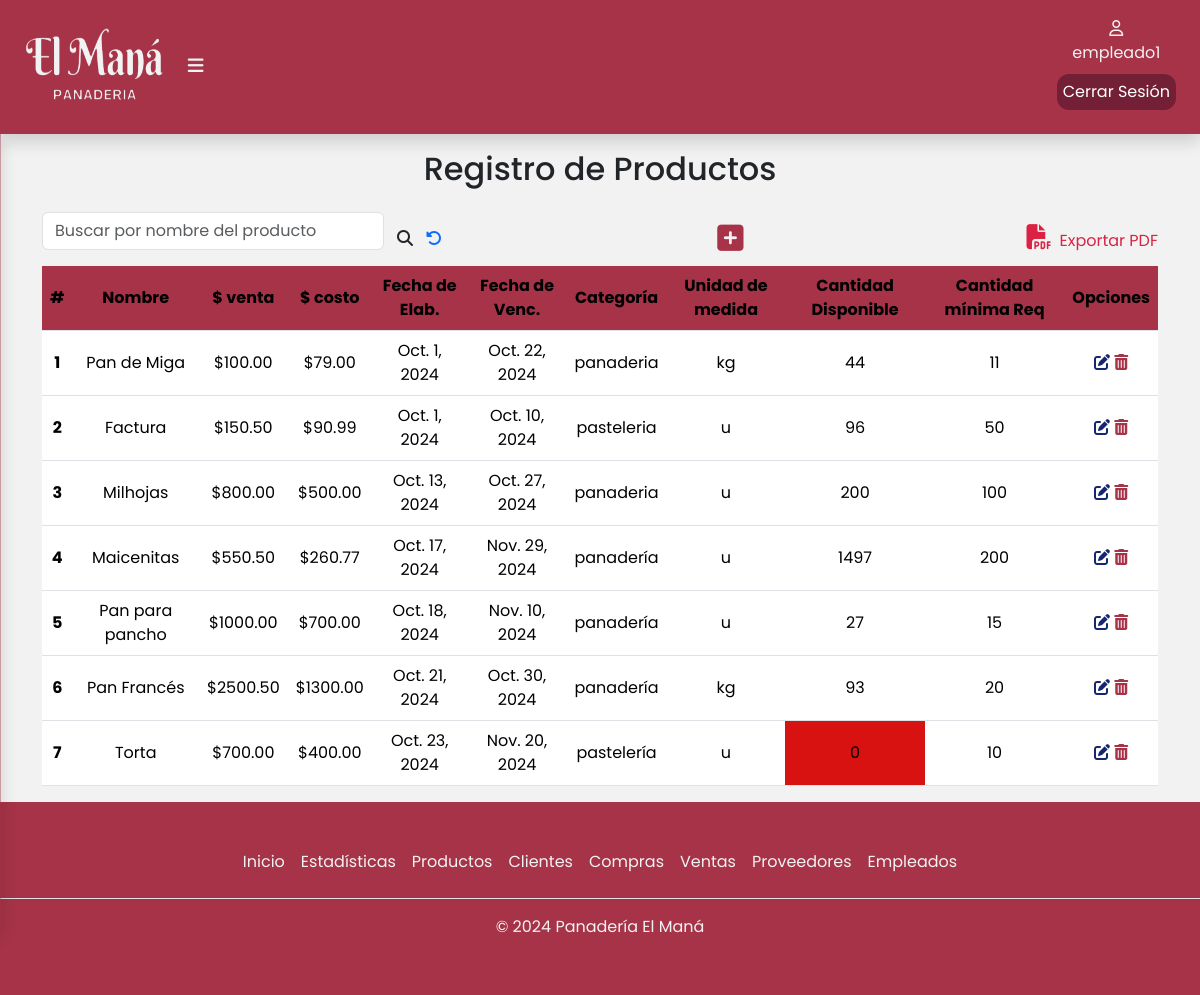
The page /productos/ (signed in) on the database its author committed.
### apps/productos/models.py (models this page shows, shortened)
class Producto(models.Model):
    CATEGORIAS = [
        ('panadería','Panadería'),
        ('pastelería','Pastelería'),
    ]
    UNIDADES_MEDIDA = [
        ('kg', 'Kilogramos'),
        ('g', 'Gramos'),
        ('l', 'Litros'),
        ('ml', 'Mililitros'),
        ('u', 'Unidades'),
        ('paq', 'Paquete'),
        ('caja', 'Caja'),
        ('taza', 'Taza'),
        ('otro', 'Otro'),
    ]
    nombre = models.CharField(max_length=50,blank=False,null=False)
    precioDeVenta = models.DecimalField(max_digits=10, decimal_places=2,blank=False,null=False)
    precioDeCosto = models.DecimalField(max_digits=10, decimal_places=2,blank=False,null=False)
    fechaDeElaboracion = models.DateField(blank=False,null=False)
    fechaDeVencimiento = models.DateField(blank=False,null=False)
    categoria = models.CharField(max_length=15,choices=CATEGORIAS,blank=False,null=False)
    unidadDeMedida = models.CharField(max_length=10,choices=UNIDADES_MEDIDA,blank=False,null=False,default='unidad')
    cantidadDisponible = models.PositiveIntegerField(blank=False,null=False)
    cantidadMinRequerida = models.PositiveIntegerField(blank=False,null=False)

### apps/productos/views.py (the view)
# urls.py: path('productos/',include('apps.productos.urls')),
@login_required
def productos(request):
    productos = Producto.objects.all()  # Obtén todos los productos de la base de datos
    return render(request, 'productos/productos.html', {'productos': productos})

### apps/productos/templates/productos/productos.html (shortened to what this page needs)
{% extends 'base/base.html' %}
{% load static %}
{% block contenido %}
<div class="container" id="container-tabla">
    <div class="col-12">
        <h2 class="text-center pb-3">Registro de Productos</h2>
        <div class="busqueda d-flex">
            <form class="d-flex align-items-center justify-content-center" role="search" method="POST" action="{% url 'productos:buscarProducto' %}">
                <input class="form-control mb-3" type="search" placeholder="Buscar por nombre del producto" aria-label="buscar" name="busqueda" value="{{ busqueda|default:'' }}" />
                <button class="btn" type="submit">
                    <i class="fa-solid fa-magnifying-glass" style="font-size: 16px"></i>
                </button>
                <a href="{% url 'productos:productos' %}"><i class="fa-solid fa-rotate-left"></i></a>
            </form>
          <a href="{% url 'productos:agregarProducto' %}"><i class="fa-solid fa-square-plus" title="Agregar producto" style="font-size: 30px"></i></a>
          <a class="expPdf" href="{% url 'productos:generarPDF' %}"><i class="fa-solid fa-file-pdf px-2" style="font-size: 25px"></i>Exportar PDF</a>
        </div>
        <div class="table-responsive">
            <table class="table">
                <thead class="bg-table">
                    <tr>
                        <th scope="col">#</th>
                        <th scope="col">Nombre</th>
                        <th scope="col">$ venta</th>
                        <th scope="col">$ costo</th>
                        <th scope="col">Fecha de Elab.</th>
                        <th scope="col">Fecha de Venc.</th>
                        <th scope="col">Categoría</th>
                        <th scope="col">Unidad de medida</th>
                        <th scope="col">Cantidad Disponible</th>
                        <th scope="col">Cantidad mínima Req</th>
                        <th scope="col">Opciones</th>
                    </tr>
                </thead>
                <tbody>
                    {% for producto in productos %}
                    <tr>
                        <th scope="row">{{ forloop.counter }}</th>
                        <td>{{ producto.nombre }}</td>
                        <td>${{ producto.precioDeVenta }}</td>
                        <td>${{ producto.precioDeCosto }}</td>
                        <td>{{ producto.fechaDeElaboracion }}</td>
                        <td>{{ producto.fechaDeVencimiento }}</td>
                        <td>{{ producto.categoria }}</td>
                        <td>{{ producto.unidadDeMedida }}</td>
                        {% if producto.cantidadDisponible <= producto.cantidadMinRequerida %}
                        <td style="background-color: #d81111;">{{ producto.cantidadDisponible }}</td>
                        {% else %}
                        <td>{{ producto.cantidadDisponible }}</td>
                        {% endif %}
                        <td>{{ producto.cantidadMinRequerida }}</td>
                        <td>
                            <a href="{% url 'productos:editarProducto' producto.id %}"><i class="fa-solid fa-pen-to-square" title="Editar" data-bs-toggle="modal" data-bs-target="#exampleModal"></i></a>
                            <a href="{% url 'productos:eliminarProducto' producto.id %}"><i class="fa-solid fa-trash-can" title="Eliminar" data-bs-toggle="modal" data-bs-target="#deleteModal"></i></a>
                        </td>
                    </tr>
                    {% empty %}
                    <tr>
                        <td colspan="10">No hay productos disponibles.</td>
                    </tr>
                    {% endfor %}
                </tbody>
            </table>
        </div>
    </div>
</div>
{% endblock %}

### templates/base/base.html (shortened to what this page needs)
{% load static %}
<!DOCTYPE html>
<html lang="en">
<head>
  <link href="https://cdn.jsdelivr.net/npm/bootstrap@5.3.3/dist/css/bootstrap.min.css" rel="stylesheet"
 />
  <link rel="stylesheet" href="{% static 'css/estilos.css' %}" />
</head>
<body>
  <header>
        <div class="container-fluid shadow">
          <div class="logo">
            <a href="{% url 'inicio:index' %}">
              <img class="logopng" src="{% static 'img/isologo.png' %}" alt="Logo Panadería El Maná" width="140px" height="80px" /></a>
            {% if user.is_authenticated %}
              <label for="btn-menu"><i class="fa-solid fa-bars"></i></label>
            {% endif %}
          </div>
          {% if user.is_authenticated %}
          <div class="d-flex flex-column align-items-center justify-content-center">
            <div class="usuario d-flex flex-column align-items-center justify-content-center">
                <a href="#">
                  <i class="fa-regular fa-user"></i>
                  <p>{{user.username}}</p>
                </a>
            </div>
              <a href="{% url 'logout' %} " id="cerrarSesion">Cerrar Sesión</a>
          </div>
          {% endif %}
        </div>
  </header>
  {% block contenido %}
  {% endblock %}
  <div class="container-footer">
    <footer class="footer py-3 my-4">
      {% if user.is_authenticated %}
      <ul class="nav justify-content-center border-bottom pb-3 mb-3">
        <li class="nav-item">
          <a href="/html/index.html" class="nav-link px-2">Inicio</a>
        </li>
        <li class="nav-item">
          <a href="/html/estadisticas.html" class="nav-link px-2">Estadísticas</a>
        </li>
        <li class="nav-item">
          <a href="/html/productos.html" class="nav-link px-2">Productos</a>
        </li>
        <li class="nav-item">
          <a href="/html/gestion_clientes.html" class="nav-link px-2">Clientes</a>
        </li>
        <li class="nav-item">
          <a href="/html/gestion_compras.html" class="nav-link px-2">Compras</a>
        </li>
        <li class="nav-item">
          <a href="{% url 'ventas:ventas' %}" class="nav-link px-2">Ventas</a>
        </li>
        <li class="nav-item">
          <a href="/html/gestion_proveedores.html" class="nav-link px-2">Proveedores</a>
        </li>
        <li class="nav-item">
          <a href="/html/empleados.html" class="nav-link px-2">Empleados</a>
        </li>
      </ul>
      <p class="text-center">© 2024 Panadería El Maná</p>
      {% else %}
        <p class="text-center">© 2024 Panadería El Maná</p>
      {% endif %}
    </footer>
  </div>
</body>
</html>

### static/css/estilos.css (style rules this page uses)
body { display: flex; flex-direction: column; min-height: 100vh; margin: 0; font-family: Poppins, sans-serif; background-color: #f2f2f2; }
.container-fluid { position: fixed; background-color: #a63348; padding: 1.5rem; margin-top: auto; display: flex; align-items: center; justify-content: space-between; z-index: 1000; }
.logo { font-size: large; font-weight: 700; padding-right: 5px; }
.usuario { width: 50px; height: 50px; text-align: center; justify-items: center; }
.usuario a { color: #f2f2f2; text-decoration: none; }
.logo .fa-solid { padding-left: 20px; cursor: pointer; }
.container-fluid .logo label i { color: #f2f2f2; }
.container-fluid .usuario { color: #f2f2f2; }
.container-footer { margin-top: auto; background-color: #a63348; color: #f2f2f2; }
.container-footer .footer .nav .nav-item .nav-link { color: #f2f2f2; }
#container-tabla { padding-top: 150px; }
table { text-align: center; }
th, td { vertical-align: middle; }
.bg-table { --bs-table-bg: #a63348; }
.expPdf { text-decoration: none; color: #da2244; }
.busqueda { justify-content: space-between; align-items: center; }
.fa-pen-to-square { color: #162772; }
.fa-trash-can { color: #a63348; }
#cerrarSesion { text-decoration: none; color:#ffffff; background-color:#732036; border-radius: 12px; padding: 6px; }
.fa-square-plus,.fa-eye { color: #a63348; }

### rows shown on the page
Producto: nombre "Pan de Miga", precioDeVenta "100.00", precioDeCosto "79.00", fechaDeElaboracion "Oct. 1, 2024", fechaDeVencimiento "Oct. 22, 2024", categoria "panaderia", unidadDeMedida "kg", cantidadDisponible "44", cantidadMinRequerida "11"
Producto: nombre "Factura", precioDeVenta "150.50", precioDeCosto "90.99", fechaDeElaboracion "Oct. 1, 2024", fechaDeVencimiento "Oct. 10, 2024", categoria "pasteleria", unidadDeMedida "u", cantidadDisponible "96", cantidadMinRequerida "50"
Producto: nombre "Milhojas", precioDeVenta "800.00", precioDeCosto "500.00", fechaDeElaboracion "Oct. 13, 2024", fechaDeVencimiento "Oct. 27, 2024", categoria "panaderia", unidadDeMedida "u", cantidadDisponible "200", cantidadMinRequerida "100"
Producto: nombre "Maicenitas", precioDeVenta "550.50", precioDeCosto "260.77", fechaDeElaboracion "Oct. 17, 2024", fechaDeVencimiento "Nov. 29, 2024", categoria "panadería", unidadDeMedida "u", cantidadDisponible "1497", cantidadMinRequerida "200"
Producto: nombre "Pan para pancho", precioDeVenta "1000.00", precioDeCosto "700.00", fechaDeElaboracion "Oct. 18, 2024", fechaDeVencimiento "Nov. 10, 2024", categoria "panadería", unidadDeMedida "u", cantidadDisponible "27", cantidadMinRequerida "15"
Producto: nombre "Pan Francés", precioDeVenta "2500.50", precioDeCosto "1300.00", fechaDeElaboracion "Oct. 21, 2024", fechaDeVencimiento "Oct. 30, 2024", categoria "panadería", unidadDeMedida "kg", cantidadDisponible "93", cantidadMinRequerida "20"
Producto: nombre "Torta", precioDeVenta "700.00", precioDeCosto "400.00", fechaDeElaboracion "Oct. 23, 2024", fechaDeVencimiento "Nov. 20, 2024", categoria "pastelería", unidadDeMedida "u", cantidadDisponible "0", cantidadMinRequerida "10"

### other values the page prints
{{ user.username }} "empleado1"
